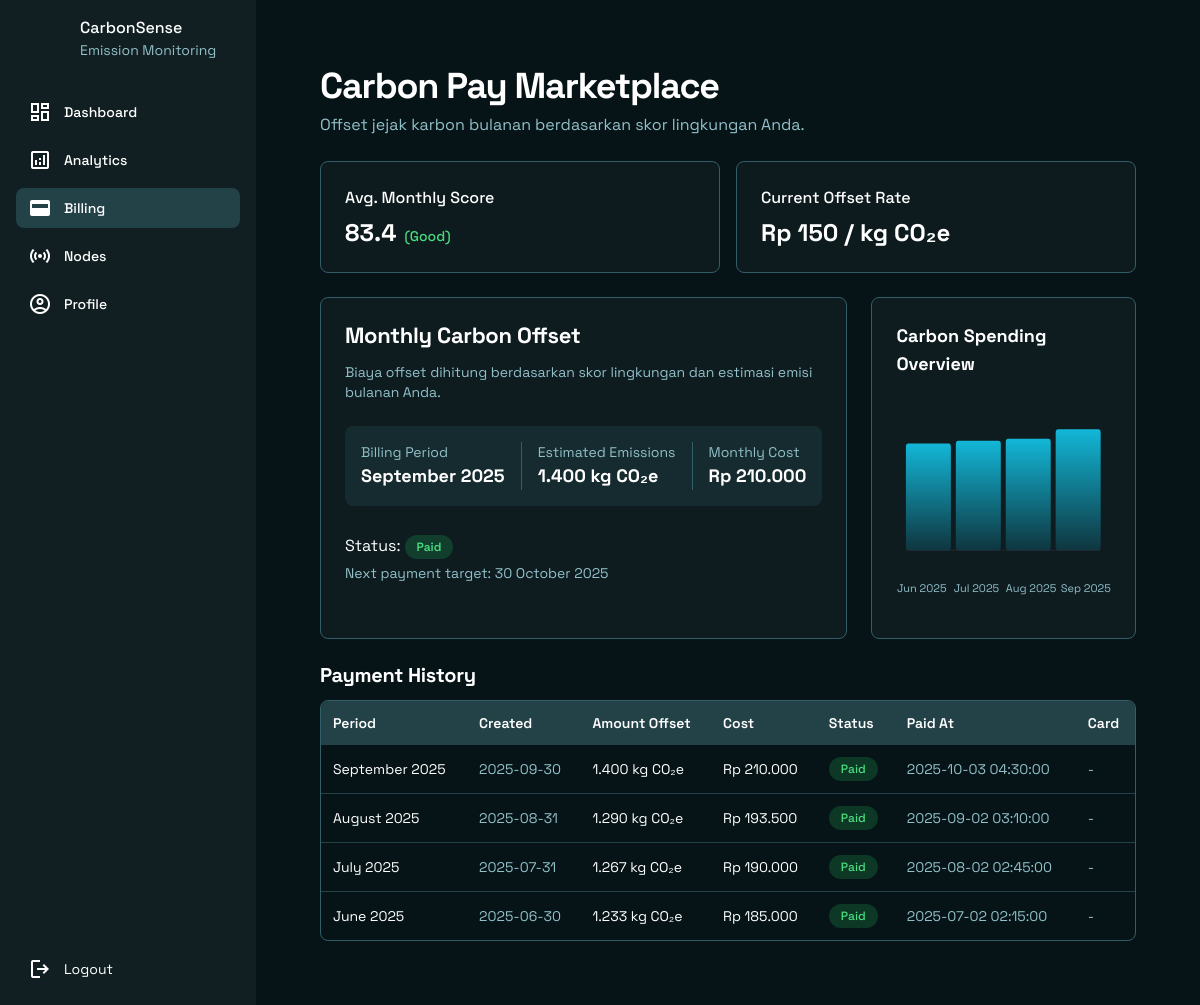
/index.php?page=billing (signed in), run on the app's committed database.
### tables this page shows
CREATE TABLE `billing` (
  `id` int(11) NOT NULL,
  `user_id` int(11) NOT NULL,
  `avg_env_score` float DEFAULT 0,
  `payment_amount` decimal(12,2) DEFAULT 0.00,
  `card_last4` varchar(4) DEFAULT NULL,
  `payment_status` enum('unpaid','paid') DEFAULT 'unpaid',
  `paid_at` timestamp NULL DEFAULT NULL,
  `created_at` timestamp NULL DEFAULT current_timestamp()
);

### pages/billing.php (the view, shortened to what this page needs)
<?php
require_once __DIR__.'/../api/config.php';
$userId = isset($_SESSION['user_id']) ? (int) $_SESSION['user_id'] : 1;
$RATE_PER_KG = 150;
$stmt = $conn->prepare('
    SELECT *
    FROM billing
    WHERE user_id = ?
    ORDER BY payment_status = "unpaid" DESC, created_at DESC
    LIMIT 1
');
$stmt->bind_param('i', $userId);
$stmt->execute();
$res = $stmt->get_result();
$currentBill = $res->fetch_assoc();
$avgScore = null;
$stmt = $conn->prepare('SELECT AVG(avg_env_score) AS avg_score FROM billing WHERE user_id = ?');
$stmt->bind_param('i', $userId);
$stmt->execute();
$res = $stmt->get_result();
if ($row = $res->fetch_assoc()) {
    $avgScore = $row['avg_score'] !== null ? (float) $row['avg_score'] : null;
}
$stmt = $conn->prepare('
    SELECT *
    FROM billing
    WHERE user_id = ?
    ORDER BY created_at DESC
');
$stmt->bind_param('i', $userId);
$stmt->execute();
$historyRes = $stmt->get_result();
$billingRows = [];
while ($row = $historyRes->fetch_assoc()) {
    $billingRows[] = $row;
}
?>
<div class="flex h-full">
  <main class="flex-1 p-6 lg:p-8 overflow-y-auto">
    <div class="w-full max-w-5xl mx-auto flex flex-col gap-6">
      <div class="flex flex-wrap justify-between gap-3 items-center">
        <div class="flex items-center gap-3">
          <div class="flex flex-col gap-1">
            <p class="text-white text-4xl font-black leading-tight tracking-[-0.033em]">
              Carbon Pay Marketplace
            </p>
            <p class="text-textmuted text-base">
              Offset jejak karbon bulanan berdasarkan skor lingkungan Anda.
            </p>
          </div>
        </div>
      </div>
      <div class="flex flex-col sm:flex-row flex-wrap gap-4">
        <div class="flex min-w-[158px] flex-1 flex-col gap-2 rounded-lg p-6 border border-border bg-card/70">
          <p class="text-white text-base font-medium leading-normal">Avg. Monthly Score</p>
          <div class="flex items-baseline gap-2">
            <p class="text-white tracking-light text-2xl font-bold leading-tight">
              <?php echo $avgScore !== null ? number_format($avgScore, 1) : '-'; ?>
            </p>
            <?php if ($avgScore !== null) { ?>
              <?php
                $scoreLabel = 'Unknown';
                $scoreColor = 'text-textmuted';
                if ($avgScore >= 80) {
                    $scoreLabel = 'Good';
                    $scoreColor = 'text-green-400';
                } elseif ($avgScore >= 60) {
                    $scoreLabel = 'Fair';
                    $scoreColor = 'text-amber-300';
                } else {
                    $scoreLabel = 'Poor';
                    $scoreColor = 'text-red-400';
                }
                ?>
              <p class="<?php echo $scoreColor; ?> text-sm font-medium">
                (<?php echo $scoreLabel; ?>)
              </p>
            <?php } ?>
          </div>
        </div>
        <div class="flex min-w-[158px] flex-1 flex-col gap-2 rounded-lg p-6 border border-border bg-card/70">
          <p class="text-white text-base font-medium leading-normal">Current Offset Rate</p>
          <p class="text-white tracking-light text-2xl font-bold leading-tight">
            Rp <?php echo number_format($RATE_PER_KG, 0, ',', '.'); ?> / kg CO₂e
          </p>
        </div>
      </div>
      <div class="flex flex-col lg:flex-row gap-6">
        <div class="flex flex-col gap-4 rounded-lg border border-border bg-card/80 p-6 lg:w-2/3">
          <h2 class="text-white text-[22px] font-bold leading-tight tracking-[-0.015em]">
            Monthly Carbon Offset
          </h2>
          <p class="text-textmuted -mt-1 text-sm">
            Biaya offset dihitung berdasarkan skor lingkungan dan estimasi emisi bulanan Anda.
          </p>
          <?php if ($currentBill) { ?>
            <?php
                $emissionKg = $currentBill['payment_amount'] > 0
                  ? $currentBill['payment_amount'] / $RATE_PER_KG
                  : 0;
              $created = new DateTime($currentBill['created_at']);
              $nextPay = clone $created;
              $nextPay->modify('+1 month');
              ?>
            <div class="mt-2 flex flex-col gap-4 rounded-lg bg-[#234248]/40 p-4 sm:flex-row sm:items-center sm:justify-between">
              <div class="flex flex-col">
                <p class="text-textmuted text-sm">Billing Period</p>
                <p class="text-white text-lg font-bold">
                  <?php echo $created->format('F Y'); ?>
                </p>
              </div>
              <div class="flex flex-col">
                <p class="text-textmuted text-sm">Estimated Emissions</p>
                <p class="text-white text-lg font-bold">
                  <?php echo number_format($emissionKg, 0, ',', '.'); ?> kg CO₂e
                </p>
              </div>
              <div class="flex flex-col">
                <p class="text-textmuted text-sm">Monthly Cost</p>
                <p class="text-white text-lg font-bold">
                  Rp <?php echo number_format($currentBill['payment_amount'], 0, ',', '.'); ?>
                </p>
              </div>
            </div>
            <div class="flex flex-col sm:flex-row items-center justify-between gap-3 mt-3">
              <div class="flex flex-col text-center sm:text-left">
                <p class="text-white text-base">
                  Status:
                  <?php if ($currentBill['payment_status'] === 'paid') { ?>
                    <span class="inline-flex items-center rounded-full bg-green-500/20 px-3 py-1 text-xs font-semibold text-green-400">
                      Paid
                    </span>
                  <?php } else { ?>
                    <span class="inline-flex items-center rounded-full bg-amber-500/20 px-3 py-1 text-xs font-semibold text-amber-300">
                      Unpaid
                    </span>
                  <?php } ?>
                </p>
                <p class="text-textmuted text-sm mt-1">
                  Next payment target: <?php echo $nextPay->format('j F Y'); ?>
                </p>
              </div>
            </div>
          <?php } else { ?>
            <p class="text-textmuted text-sm mt-2">
              Belum ada data billing untuk akun ini.
            </p>
          <?php } ?>
        </div>
        <div class="flex flex-col gap-4 rounded-lg border border-border bg-card/80 p-6 lg:w-1/3">
          <h3 class="text-white text-lg font-bold">Carbon Spending Overview</h3>
          <div class="w-full flex flex-col items-center justify-center min-h-[220px] gap-2">
            <svg id="spend-svg" class="w-full h-40" preserveAspectRatio="none"></svg>
            <div id="spend-labels"
                 class="mt-2 flex w-full justify-between text-[11px] text-textmuted gap-1">
            </div>
          </div>
        </div>
      </div>
      <div class="flex flex-col gap-3">
        <h2 class="text-white text-[20px] font-bold leading-tight tracking-[-0.015em]">
          Payment History
        </h2>
        <div class="overflow-x-auto rounded-lg border border-border">
          <table class="w-full text-left text-sm">
            <thead class="bg-[#234248]">
              <tr>
                <th class="p-3 font-semibold text-white">Period</th>
                <th class="p-3 font-semibold text-white">Created</th>
                <th class="p-3 font-semibold text-white">Amount Offset</th>
                <th class="p-3 font-semibold text-white">Cost</th>
                <th class="p-3 font-semibold text-white">Status</th>
                <th class="p-3 font-semibold text-white">Paid At</th>
                <th class="p-3 font-semibold text-white">Card</th>
              </tr>
            </thead>
            <tbody class="divide-y divide-[#234248]">
              <?php if (!empty($billingRows)) { ?>
                <?php foreach ($billingRows as $bill) { ?>
                  <?php
                      $created = new DateTime($bill['created_at']);
                    $emission = $bill['payment_amount'] > 0
                      ? $bill['payment_amount'] / $RATE_PER_KG
                      : 0;
                    ?>
                  <tr>
                    <td class="p-3 text-white">
                      <?php echo $created->format('F Y'); ?>
                    </td>
                    <td class="p-3 text-textmuted">
                      <?php echo $created->format('Y-m-d'); ?>
                    </td>
                    <td class="p-3 text-white">
                      <?php echo number_format($emission, 0, ',', '.'); ?> kg CO₂e
                    </td>
                    <td class="p-3 text-white">
                      Rp <?php echo number_format($bill['payment_amount'], 0, ',', '.'); ?>
                    </td>
                    <td class="p-3">
                      <?php if ($bill['payment_status'] === 'paid') { ?>
                        <span class="inline-flex items-center rounded-full bg-green-500/20 px-3 py-1 text-xs font-medium text-green-400">
                          Paid
                        </span>
                      <?php } else { ?>
                        <span class="inline-flex items-center rounded-full bg-amber-500/20 px-3 py-1 text-xs font-medium text-amber-300">
                          Unpaid
                        </span>
                      <?php } ?>
                    </td>
                    <td class="p-3 text-textmuted">
                      <?php echo $bill['paid_at'] ? htmlspecialchars($bill['paid_at']) : '-'; ?>
                    </td>
                    <td class="p-3 text-textmuted">
                      <?php
                          echo !empty($bill['card_last_digits'])
                            ? '**** **** **** '.htmlspecialchars($bill['card_last_digits'])
                            : '-';
                    ?>
                    </td>
                  </tr>
                <?php } ?>
              <?php } ?>
            </tbody>
          </table>
        </div>
      </div>
    </div>
  </main>
</div>

### index.php (shortened to what this page needs)
<?php
$currentPage = $_GET['page'] ?? 'dashboard';
$pagePath = __DIR__.'/pages/'.$currentPage.'.php';
$baseUrl = rtrim(dirname($_SERVER['SCRIPT_NAME']), '/\\');
?>
<!DOCTYPE html>
<html lang="id" class="dark">
<head>
  <script src="https://cdn.tailwindcss.com?plugins=forms,container-queries"></script>
</head>
<body class="bg-background-dark text-white font-display">
  <div class="flex h-screen bg-[#071417] overflow-hidden">
    <?php include __DIR__.'/partials/sidebar.php'; ?>
    <main class="flex-1 md:ml-64 p-6 lg:p-8 overflow-y-auto">
      <?php
      include $pagePath;
?>
    </main>
  </div>
</body>
</html>

### partials/sidebar.php (shortened to what this page needs)
<?php
function sidebar_item($id, $label, $icon, $currentPage, $baseUrl)
{
    $isActive = ($currentPage === $id);
    $baseClasses = 'flex items-center gap-3 px-3 py-2 rounded-lg text-sm font-medium leading-normal';
    $activeClasses = $isActive ? ' bg-[#234248] text-white' : ' hover:bg-white/10 text-white';
    $href = $baseUrl.'/index.php?page='.$id;
    $fillStyle = $isActive ? "font-variation-settings: 'FILL' 1;" : '';
    echo '<a class="'.$baseClasses.$activeClasses.'" href="'.htmlspecialchars($href).'">';
    echo '  <span class="material-symbols-outlined" style="'.$fillStyle.'">'.htmlspecialchars($icon).'</span>';
    echo '  <p>'.htmlspecialchars($label).'</p>';
    echo '</a>';
}
?>
<aside
  id="sidebar"
  class="
    fixed inset-y-0 left-0 z-40
    w-64 bg-[#111f22] p-4
    flex flex-col justify-between
    transform -translate-x-full md:translate-x-0
    transition-transform duration-200
  "
>
  <div class="flex flex-col gap-8">
    <div class="flex gap-3 items-center px-3">
      <div class="bg-center bg-no-repeat aspect-square bg-cover rounded-full size-10"
        style='background-image: url("https://lh3.googleusercontent.com/aida-public/AB6AXuBm4UEHp4eUnls75HnD1qLEqHJzZtYmsDOuTz0EiAIFHITx3G5cYeYFLFwJPi_uDfqhYnPR9cTIisRBe9stIPsWmVnZ1lXOtcIVoE2CwMhJ06yXXkqeivlX9ddTqzY4oC6vRxLFOKxVGrpcFMaaznnCbYT43OGGBclLL3Q5z5r-QY-DVoWGY4kqpodSH45w4iiE2-GSAiiTahA7Ddr9b6JhsetEx69kkkREnt_aO5r7sDpMa6cKzfmZ89D4dCg6s2p42a81e1AcAhBr");'></div>
      <div class="flex flex-col">
        <h1 class="text-white text-base font-medium leading-normal">CarbonSense</h1>
        <p class="text-[#92c0c9] text-sm">Emission Monitoring</p>
      </div>
    </div>
    <nav class="flex flex-col gap-2">
      <?php
        sidebar_item('dashboard', 'Dashboard', 'dashboard', $currentPage, $baseUrl);
?>
    </nav>
  </div>
  <div class="flex flex-col gap-1 mt-4">
    <a class="flex items-center gap-3 px-3 py-2 rounded-lg hover:bg-white/10"
       href="<?php echo $baseUrl; ?>/logout.php">
      <span class="material-symbols-outlined text-white">logout</span>
      <p class="text-white text-sm">Logout</p>
    </a>
  </div>
</aside>

### index.php (style rules this page uses)
.material-symbols-outlined { font-variation-settings: 'FILL' 0, 'wght' 400, 'GRAD' 0, 'opsz' 24; }
* { scrollbar-width: thin; scrollbar-color: #244649 #0f1f22; }

### data on the page
billing: created_at "September 2025", payment_amount "1.400", payment_amount "210.000", created_at "30 October 2025", created_at "2025-09-30", payment_status "Paid", paid_at "2025-10-03 04:30:00"
billing: created_at "August 2025", created_at "2025-08-31", payment_amount "1.290", payment_amount "193.500", payment_status "Paid", paid_at "2025-09-02 03:10:00"
billing: created_at "July 2025", created_at "2025-07-31", payment_amount "1.267", payment_amount "190.000", payment_status "Paid", paid_at "2025-08-02 02:45:00"
billing: created_at "June 2025", created_at "2025-06-30", payment_amount "1.233", payment_amount "185.000", payment_status "Paid", paid_at "2025-07-02 02:15:00"

### other printed values
$label "Dashboard Analytics Billing Nodes Profile"
$avgScore "83.4"
$scoreLabel "Good"
$RATE_PER_KG "150"
